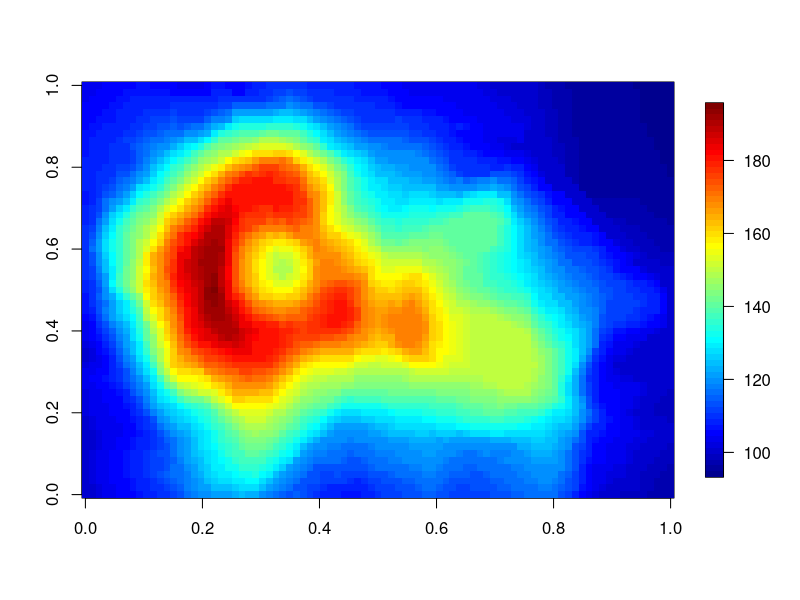
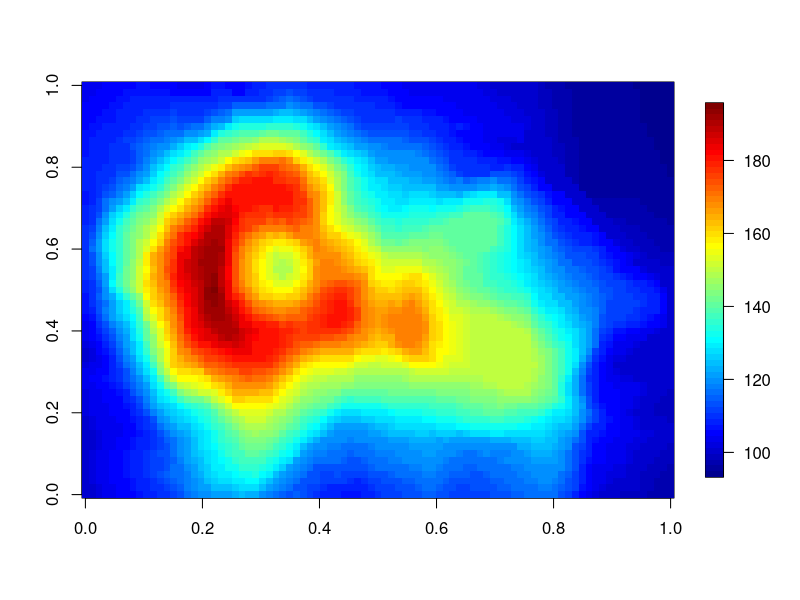

Source code (R) for these figures, in order:
png(file = "solution.png")
require(fields) # Or library(fields)

image.plot(volcano)
# function which.max() returns you the heighest value of your dataset (there is also which.min())

max_height <- which.max(volcano)
image.plot(volcano)
dev.off()

print(max_height)
